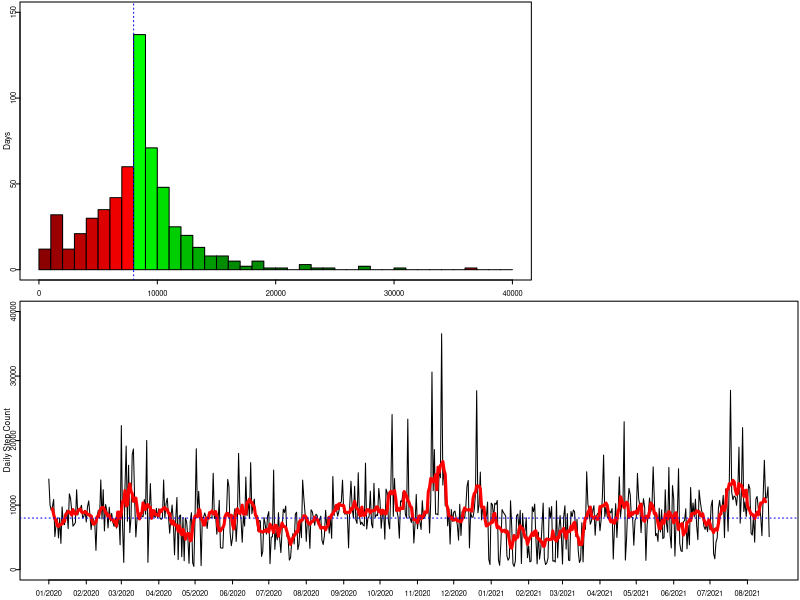

R code for this plot:
##### Load libraries and initialise data ------------------------------------------------------------------

# Load libraries
library(tidyverse)
library(zoo)
library(grid)
library(gridBase)

# Load in step data
data <- read.csv("StepData.csv")

names(data)[1] <- "Year"
data <- mutate(data, Date = as.Date(paste(Month, Day, Year, sep = "/"), "%m/%d/%Y"))





##### Plot distribution of daily step counts --------------------------------------------------------------

# Function to generate histogram
hPlot <- function(){
  histColours <-  c(colorRampPalette(c("red4", "red"), 0.5)(8), 
                    colorRampPalette(c("green", "green4"))(8), rep("green4", 16))
  hist(data$Steps, breaks = seq(0, 40000, by = 1000), xlab = "", ylab = "Days",
       col = histColours, main = "", ylim = c(0, 150))
  abline(v = 8000, col = "blue", lty = 3)
  box()}





##### Plot moving average and daily counts ----------------------------------------------------------------

# Function to generate time series plot
tPlot <- function(){
  plot(data$Date, data$Steps, type = "l", ylim = c(0, 40000), ylab = "Daily Step Count",
       xlab = "", xaxt = "n")
  axis.Date(1, at = seq(min(data$Date), max(data$Date), by = "1 mon"), format = "%m/%Y")
  lines(data$Date, rollmean(data$Steps, 7, fill = list(NA, NULL, NA)), col = "red", lwd = 3)
  abline(h = 8000, col = "blue", lty = 3)}





##### Combine plots into a single canvas ------------------------------------------------------------------

# Prepare graphics device
tiff(filename = "StepData.tif", width = 3304, height = 2272, units = "px", res = 800, compression = "lzw")

# Create blank page
grid.newpage()
plot.new()

# Set grid layout and activate it
gly <- grid.layout(800, 1200)
pushViewport(viewport(layout = gly))

# CN non-warmed vs warmed
pushViewport(vp = viewport(layout.pos.row = 400:800, layout.pos.col = 1:1200))
par(fig = gridFIG(), mar = c(1, 1, 0.1, 0.1), cex.axis = 0.45, cex.lab = 0.5, tcl = -0.2, mgp = c(0.3, 0, 0))
par(new = TRUE)
tPlot()
popViewport()

# CA non-warmed vs warmed
pushViewport(vp = viewport(layout.pos.row = 1:400, layout.pos.col = 1:800))
par(fig = gridFIG(), mar = c(1, 1, 0.1, 0.1), cex.axis = 0.45, cex.lab = 0.5, tcl = -0.2, mgp = c(0.3, 0, 0))
par(new = TRUE)
hPlot()
popViewport()

# Deactivate grid layout; finalise graphics save
popViewport()
dev.off()
